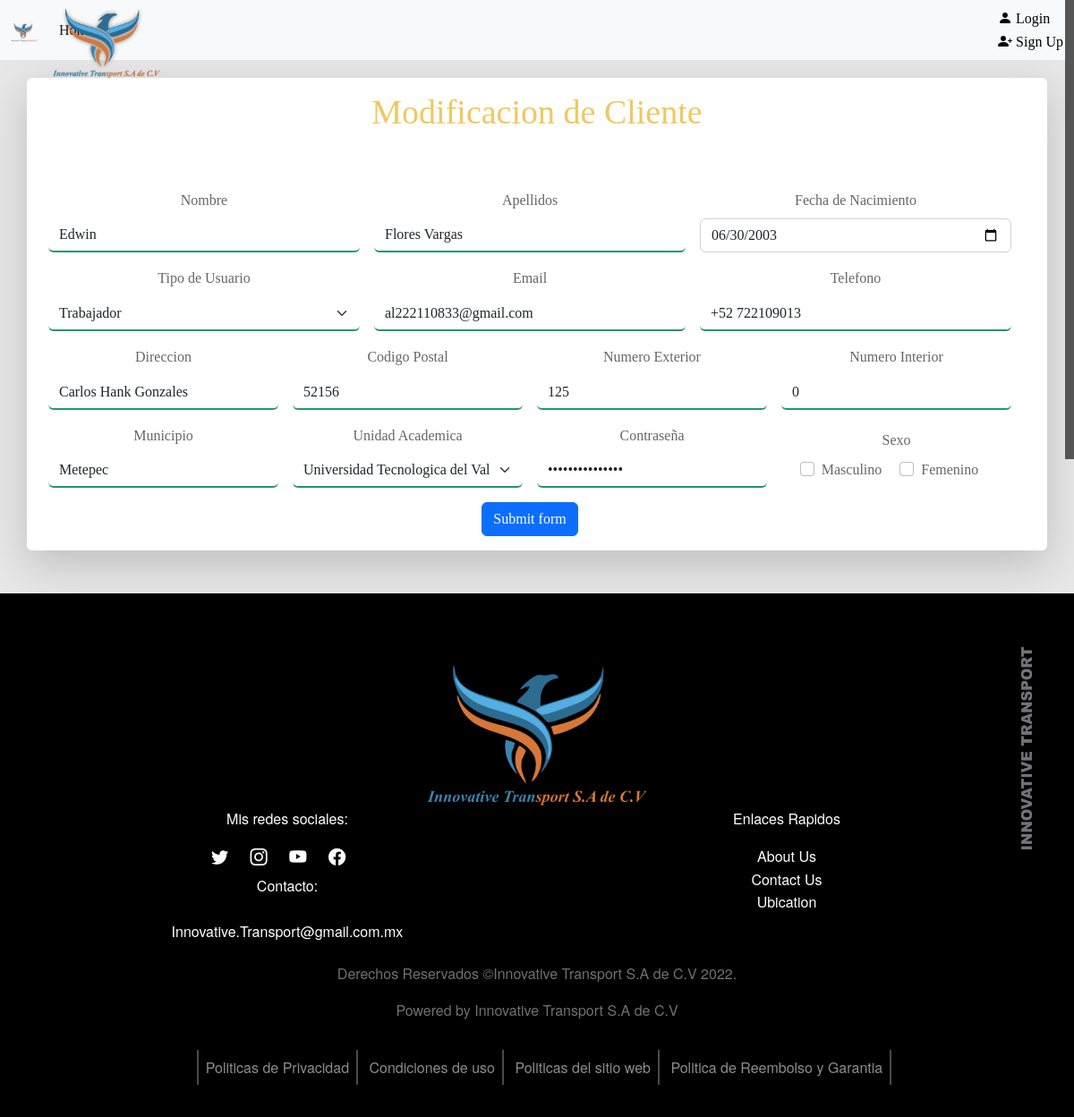
The page /admin/operaciones/modificar_cliente.php?operacion=1 on the database its author committed.
### tables this page shows
CREATE TABLE `cliente` (
  `idCliente` int(11) NOT NULL,
  `nombre` varchar(50) DEFAULT NULL,
  `apellidos` varchar(50) DEFAULT NULL,
  `fechaNac` date DEFAULT NULL,
  `idTUsuario` int(11) DEFAULT NULL,
  `email` varchar(255) DEFAULT NULL,
  `telefono` varchar(14) DEFAULT NULL,
  `calle` varchar(100) DEFAULT NULL,
  `numExt` int(11) DEFAULT NULL,
  `numInt` int(11) DEFAULT NULL,
  `municipio` varchar(100) DEFAULT NULL,
  `codigoPostal` int(11) DEFAULT NULL,
  `idServicio` int(11) NOT NULL,
  `idEscuela` int(11) DEFAULT NULL,
  `Status` int(11) NOT NULL,
  `Sexo` char(12) NOT NULL,
  `password` varchar(100) NOT NULL,
  `dateCreacion` datetime DEFAULT NULL,
  `dateModificacion` datetime DEFAULT NULL,
  `dateEliminacion` datetime DEFAULT NULL,
  `img` varchar(255) DEFAULT NULL
);

### admin/operaciones/modificar_cliente.php (the view, shortened to what this page needs)
<?php
require_once './../../includes/header.php';
require '../../config/ConexionDB.php';
$querycliente = 'SELECT * FROM cliente WHERE idCliente =' . $_REQUEST['operacion'];
$cliente = mysqli_query($conexion, $querycliente);
$row_cliente = mysqli_fetch_assoc($cliente);
$queryTUsuario = "SELECT * FROM tipousuario ";
$TUsuario = mysqli_query($conexion, $queryTUsuario);
$queryEscuela = "SELECT * FROM escuelas";
$Escuelas = mysqli_query($conexion, $queryEscuela);
?>
<section class="modificar-boleto">
    <div class="container">
        <div class="row shadow-lg p-3 mb-5 bg-body rounded">
            <img src="<?= base_url ?>assets/img/Innovative Transport S.A de C.V (1).png" style="width: 146px;padding-left: 12px;position: absolute;" alt="">
            <h1>Modificacion de Cliente</h1>
            <form class="row g-3 needs-validation" id="modificar-cliente" novalidate>
                <div class="col-md-4">
                    <label for="exampleInputEmail1" class="form-label">Nombre</label>
                    <input type="text" class="form-control" id="exampleInputPassword1" value="<?php echo $row_cliente['nombre']; ?>" name="nombre">
                </div>
                <div class="col-md-4">
                    <label for="exampleInputEmail1" class="form-label">Apellidos</label>
                    <input type="text" class="form-control" id="exampleInputPassword1" value="<?php echo $row_cliente['apellidos']; ?>" name="apellidos">
                </div>
                <div class="col-md-4">
                    <label for="exampleInputPassword1" class="form-label">Fecha de Nacimiento</label>
                    <input type="date" class="form-control" id="exampleInputPassword1" name="fechaNac" value="<?php echo $row_cliente['fechaNac'] ?>">
                </div>
                <div class="col-md-4">
                    <label for="exampleInputPassword1" class="form-label">Tipo de Usuario</label>
                    <select name="TUsuario"  class="form-select" aria-label="Default select example">
                        <?php while ($row_TUsuario = mysqli_fetch_assoc($TUsuario)) { ?>
                            <option value="<?php echo $row_TUsuario['idTUsuario'] ?>"><?php echo $row_TUsuario['nombreUsuario'] ?></option>
                        <?php } ?>
                    </select>
                </div>
                <div class="col-md-4">
                    <label for="exampleInputPassword1" class="form-label">Email</label>
                    <input type="text" class="form-control" id="exampleInputPassword1" name="email" value="<?php echo $row_cliente['email'] ?>">
                </div>
                <div class="col-md-4">
                    <label for="validationCustom04" class="form-label">Telefono</label>
                    <input type="text" class="form-control" id="exampleInputPassword1" name="phone" value="<?php echo $row_cliente['telefono'] ?>">
                </div>
                <div class="col-md-3">
                    <label for="validationCustom04" class="form-label">Direccion</label>
                    <input type="text" class="form-control" id="exampleInputPassword1" name="direccion" value="<?php echo $row_cliente['calle'] ?>">
                </div>
                <div class="col-md-3">
                    <label for="exampleInputPassword1" class="form-label">Codigo Postal</label>
                    <input name="cp" type="text" class="form-control" id="exampleInputPassword1" value="<?php echo $row_cliente['codigoPostal'] ?>">
                </div>
                <div class="col-md-3">
                    <label for="exampleInputPassword1" class="form-label">Numero Exterior</label>
                    <input name="numExt" type="text" class="form-control" id="exampleInputPassword1" value="<?php echo $row_cliente['numExt'] ?>">
                </div>
                <div class="col-md-3">
                    <label for="exampleInputPassword1" class="form-label">Numero Interior</label>
                    <input name="numInt" type="text" class="form-control" id="exampleInputPassword1" value="<?php echo $row_cliente['numInt'] ?>">
                </div>
                <div class="col-md-3">
                    <label for="exampleInputPassword1" class="form-label">Municipio</label>
                    <input name="municipio" type="text" class="form-control" id="exampleInputPassword1" value="<?php echo $row_cliente['municipio'] ?>">
                </div>
                <div class="col-md-3">
                    <label for="exampleInputPassword1" class="form-label">Unidad Academica</label>
                    <?php
                    if ($row_cliente['idEscuela'] == '' || $row_cliente['idEscuela'] == 0) { ?>
                        <input name="escuela" type="text" class="form-control" id="exampleInputPassword1" value="No perteneces a una escuela">
                    <?php } else {
                    ?>
                        <select name="escuela"  class="form-select" aria-label="Default select example">
                            <?php while ($row_Escuelas = mysqli_fetch_assoc($Escuelas)) { ?>
                                <option value="<?php echo $row_Escuelas['idEscuela'] ?>"><?php echo $row_Escuelas['Nombre'] ?></option>
                            <?php } ?>
                        </select>
                    <?php } ?>
                </div>
                <div class="col-md-3">
                    <label for="exampleInputPassword1" class="form-label">Contraseña</label>
                    <input name="password" type="password" class="form-control" id="exampleInputPassword1" value="<?php echo $row_cliente['password'] ?>">
                </div>
                <div class="col-md-3" style="display: flex; flex-wrap: wrap; flex-direction: column; align-items: stretch; justify-content: center; align-content: center;">
                    <label for="exampleInputPassword1" class="form-label">Sexo</label>
                    <div class="checkbox">
                        <div class="form-check form-check-inline">
                            <input class="form-check-input" type="checkbox" id="inlineCheckbox1" name="sexoM" value="M">
                            <label class="form-check-label" for="inlineCheckbox1">Masculino</label>
                        </div>
                        <div class="form-check form-check-inline">
                            <input class="form-check-input" type="checkbox" id="inlineCheckbox2" name="sexoF" value="F">
                            <label class="form-check-label" for="inlineCheckbox2">Femenino</label>
                        </div>
                    </div>
                </div>
                <div class="col-12">
                    <button class="btn btn-primary" type="submit">Submit form</button>
                </div>
            </form>
        </div>
    </div>
</section>
<?php include_once './../../includes/footer.php';

### assets/css/style.css (style rules this page uses)
:root { --color-default: #F2C75F; }
body { width: 100%; height: 100%; font-family: 'Times New Roman', Times, serif !important; font-weight: 300; color: #666; background-color: #e7e7e7; font-size: 16px; line-height: 1.6em; }
html { width: 100%; height: 100%; }
h1 { font-size: 38px; }
h1, h2, h3, h4, h5, h6 { margin: 0 0 30px; font-family: 'Times New Roman', Times, serif; font-weight: 400; color: #111; }
input[type="text"] { border: none; border-color: none; border-block-end: solid #1e9674 2px; transition: all 0.5s ease 0s; }
input[type="password"] { border: none; border-color: none; border-block-end: solid #1e9674 2px; transition: all 0.5s ease 0s; }
.form-select { border: none; border-color: none; border-block-end: solid #1e9674 2px; transition: all 0.5s ease 0s; }
.modificar-boleto { text-align: center; padding-top: 20px; }
.modificar-boleto h1 { color: var(--color-default); }

### admin/assets/css/style.css (style rules this page uses)
* { padding: 0px; margin: 0px; top: 0px; }

### rows shown on the page
cliente: nombre "Edwin", apellidos "Flores Vargas", fechaNac "06/30/2003", email "al222110833@gmail.com", phone "+52 722109013", direccion "Carlos Hank Gonzales", cp "52156", numExt "125", numInt "0", municipio "Metepec"

### other values the page prints
form field TUsuario "Trabajador"
form field escuela "Universidad Tecnologica del Valle de Toluca"
